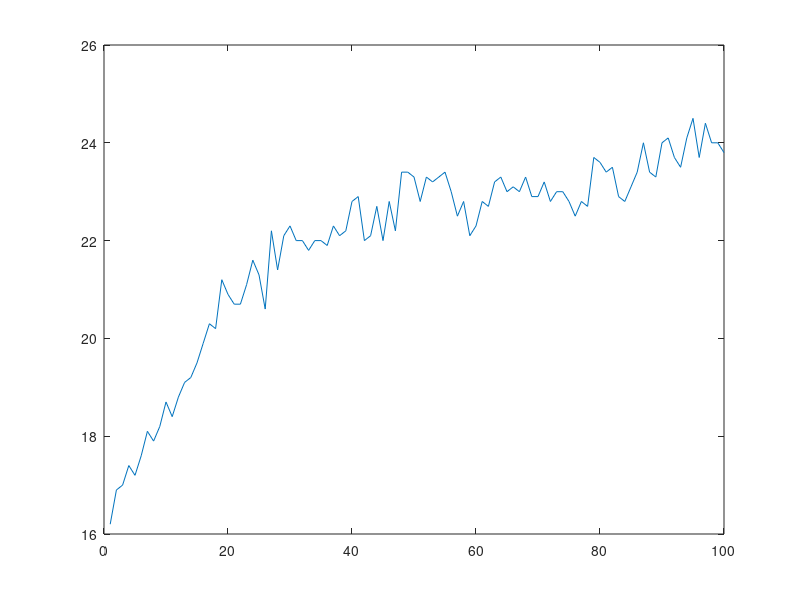

This figure's MATLAB source:
clear all
clc
close all

A=randi([1 6],5,10)


for n=1:100 % generations
    
    for i=1:10, % scoring each column
        
        Score=sum(A(:,i));
        AllScore(:,i)=Score;
    end
    
    Fitness=mean(AllScore);
    AllFitness(:,n)=Fitness;
    plot(AllFitness)
    
    A=[A;AllScore];
    [Y,I]=sort(A(end,:)); 
    A=A(:,I); % Sorts the genes by the score ascending
    A=A(1:end-1,:);
    NewGene=randi([1 6],5,1);
    A(:,1)=NewGene;
    
end